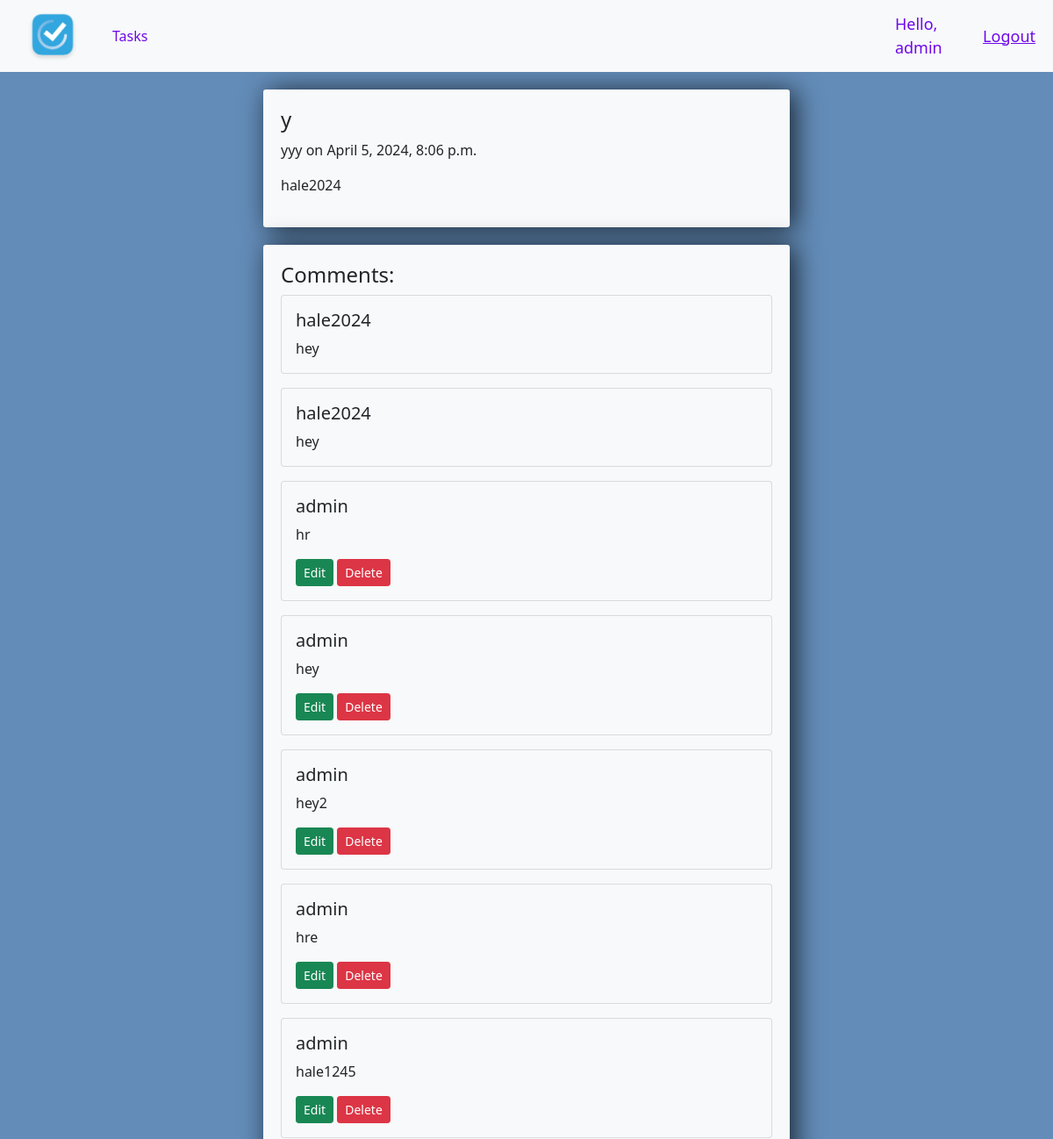
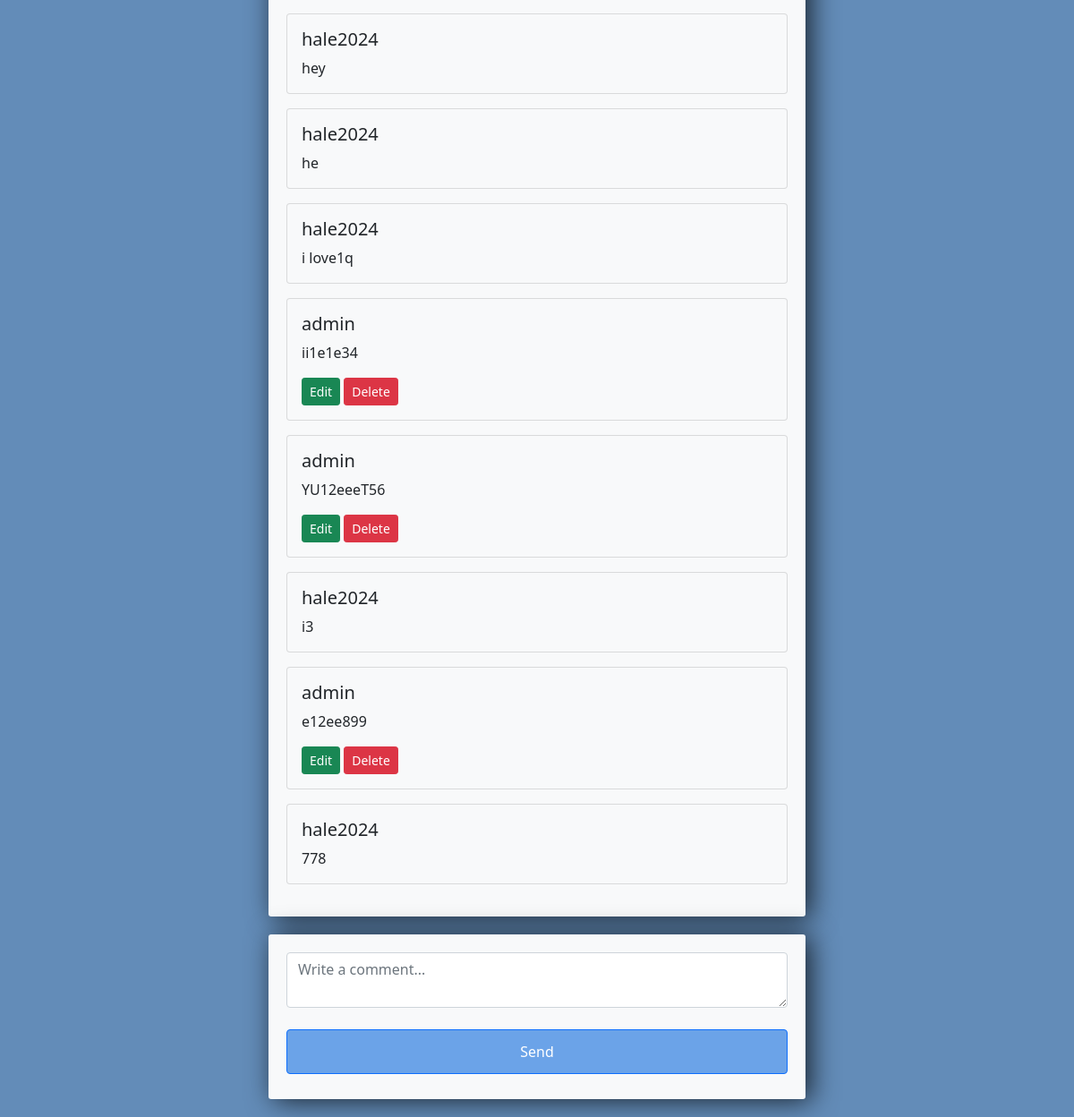
Page /detail/1/ (signed in) on the committed database (2 pictures, top to bottom).
### tasks/models.py (models this page shows, shortened)
class Task(models.Model):
    author = models.ForeignKey(User, on_delete=models.CASCADE)
    readers = models.ManyToManyField(User, related_name='permitted_tasks', through='TaskPermission', blank=True)
    title = models.CharField(max_length=200)
    description = models.TextField()
    expiration_date = models.DateTimeField(null=True)

class Comment(models.Model):
    author = models.ForeignKey(User, on_delete=models.CASCADE)
    task = models.ForeignKey(Task, related_name='comments', on_delete=models.CASCADE)
    body = models.TextField()
    date_added = models.DateTimeField(auto_now_add=True)
    updated_at = models.DateTimeField(auto_now=True)

### tasks/decorators.py (the view)
    def wrapper_func(request, *args, **kwargs):
        task = get_object_or_404(Task, pk=kwargs.get('pk'))
        user = request.user
        if user == task.author or has_view_task_permission(user, task):
            return view_func(request, *args, **kwargs)
        else:
            raise PermissionDenied()

### tasks/permissions.py (called while the page is built)
def has_view_task_permission(user, task):
    if user == task.author:
        return True
    try:
        task_permission = TaskPermission.objects.get(reader=user, task=task)
    except TaskPermission.DoesNotExist:
        return False
    else: #if nothing went wrong
        return True

def has_comment_task_permission(user, task):
    if user == task.author:
        return True
    try:
        task_permission = TaskPermission.objects.get(reader=user, task=task)
    except TaskPermission.DoesNotExist:
        return False
    return task_permission.comment

def has_edit_comment_permission(user, comment):
    return comment.author == user

def has_delete_comment_permission(user, comment, task):
    return comment.author == user or task.author == user

### tasks/templatetags/permission_extras.py (called while the page is built)
@register.filter
def can_comment(user, task):
    return has_comment_task_permission(user, task)

@register.filter
def can_edit_comment(user, comment):
    return has_edit_comment_permission(user, comment)

@register.simple_tag
def can_delete_comment(user, comment, task):
    return has_delete_comment_permission(user, comment, task)

### tasks/views.py (called while the page is built)
@login_required(login_url='tasks:login')
@author_or_reader
def detail(request, pk):
    task = Task.objects.get(id=pk)
    comments = task.comments.all()
    context = {'task':task,'comments':comments}
    return render(request, 'tasks/detail.html', context)

### tasks/templates/tasks/detail.html (shortened to what this page needs)
{% extends 'tasks/index.html' %}
{% load static %}
{% load permission_extras %}
{% block content %}
<div class="center-column">
    <h4>{{task.title}}</h4>
    <p>{{task.description}} on <time>{{task.expiration_date}}</time></p>
    <p> {{task.author}}</p>
</div>
<div class="center-column">
    <h4>Comments:</h4>
    <div id="comments-container">
        {% for comment in comments %}
            <div data-id="{{comment.id}}" class="card bg-light mb-3">
                <div class="card-body">
                    <h5 class="card-title">{{comment.author.username}}</h5>
                    <p class="card-text">{{comment.body}}</p>
                    {% if user|can_edit_comment:comment %}
                    <input onclick="editComment(event)" data-id="{{comment.id}}" type="button" class="btn btn-success btn-sm edit-comment" value="Edit">
                    {% endif %}
                    {% can_delete_comment user comment task as can_delete_tag %}
                    {% if can_delete_tag %}
                    <input onclick="deleteComment(event)"  data-id="{{comment.id}}" type="button" class="btn btn-danger btn-sm delete-comment" value="Delete">
                    {% endif %}
                </div>
            </div>
        {% endfor %}
    </div>
</div>
{% if user|can_comment:task %}
<div class="center-column">
    <textarea class="form-control mb-0" id="comment-input" placeholder="Write a comment..."></textarea><br>
    <input type="button" class="btn btn-primary mt-0 main" id="comment-submit" value="Send">
</div>
{% endif %}
{% endblock %}

### tasks/templates/tasks/index.html (shortened to what this page needs)
<!DOCTYPE html>
{% load static %}
<html lang="en">
<head>
    <link href="https://cdn.jsdelivr.net/npm/bootstrap@5.0.0-beta1/dist/css/bootstrap.min.css" rel="stylesheet">
    <link rel="stylesheet" href="https://cdnjs.cloudflare.com/ajax/libs/font-awesome/4.7.0/css/font-awesome.min.css">
    <link rel="stylesheet" type="text/css" href="{% static 'css/main.css' %}">
</head>
<body>
	{%  include 'tasks/navbar.html' %}
    {% block content %}{% endblock %}
</body>
</html>

### tasks/templates/tasks/navbar.html (shortened to what this page needs)
{% load static %}
<nav class="navbar navbar-expand-lg navbar-light bg-light">
<a href="{% url 'tasks:index' %}"><img src="{% static 'images/logo.png' %}" width="120" class="logo"></a>
  <div class="collapse navbar-collapse" id="navbarNav">
    <ul class="navbar-nav">
      <li class="nav-item active">
        <a class="nav-link" href="{% url 'tasks:index' %}">Tasks</a>
      </li>
    </ul>
  </div>
  <span class="hello-msg">Hello, {{request.user}}</span>
  <span><a class="hello-msg" href="{% url 'tasks:logout' %}">Logout</a></span>
</nav>

### static/css/main.css (style rules this page uses)
body { background-color: #638CB8; }
.main { background-color: #6BA3E8; width: 100%; padding: 12px 20px; margin: 8px 0; box-sizing: border-box; }
.center-column { width:600px; margin: 20px auto; padding:20px; background-color: #f8f9fa; border-radius: 3px; box-shadow: 6px 2px 30px 0px rgba(0,0,0,0.75); }

### tasks/templates/tasks/navbar.html (style rules this page uses)
.hello-msg { font-size: 18px; color: #6e08eb; margin-right: 20px; }
.nav-link { color: #6e08eb !important; }

### rows in the picture
Task: title "y", description "yyy", expiration_date "April 5, 2024, 8:06 p.m.", author "hale2024"
Comment: author.username "hale2024", body "hey"
Comment: author.username "hale2024", body "hey"
Comment: author.username "admin", body "hr"
Comment: author.username "admin", body "hey"
Comment: author.username "admin", body "hey2"
Comment: author.username "admin", body "hre"
Comment: author.username "admin", body "hale1245"
Comment: author.username "hale2024", body "hey"
Comment: author.username "hale2024", body "he"
Comment: author.username "hale2024", body "i love1q"
Comment: author.username "admin", body "ii1e1e34"
Comment: author.username "admin", body "YU12eeeT56"
Comment: author.username "hale2024", body "i3"
Comment: author.username "admin", body "e12ee899"
Comment: author.username "hale2024", body "778"

### other values in the picture
{{ request.user }} "admin"
